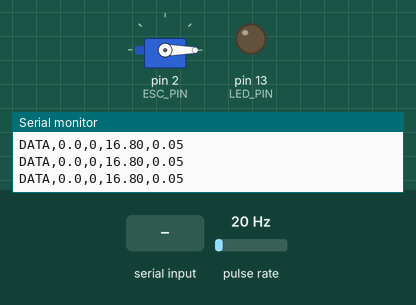
A program run on a simulated Teensy 4. Shown: servo, output pins drawn as LEDs (lit = HIGH), the last lines printed to the serial monitor. Wiring (inferred from the names in the program): pulse sensor: data pin 3. Dashed ring = blinking. Inputs (shaded band) come from the test bench; at power-on: pulse rate 20 Hz.

Above: at 0.1 s.
At 1.2 s:
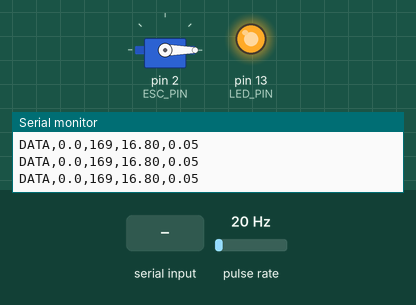
1.3 s: "E90\n" received over Serial
At 1.31 s:
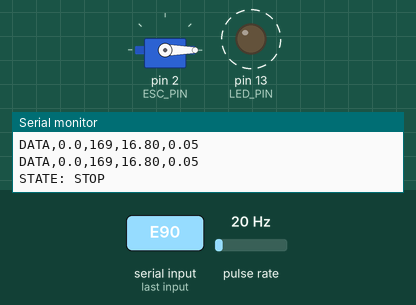
Timing chart, 0 to 10.3 s (numbered marks = the images above; inputs shaded):
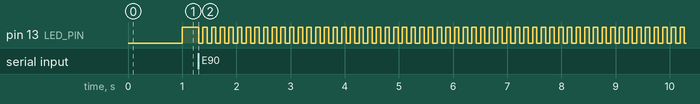

Measured:
- after the input at 1.3 s, pin 13 (LED_PIN): alternates HIGH for 0.08 s and LOW for 0.08 s, starting at once

The program:

main.cpp
```cpp
#include <Arduino.h>
#include <Servo.h>

// ==========================================
// 1. PIN DEFINITIONS & HARDWARE CONFIG
// ==========================================
const int ESC_PIN       = 2;   // PWM output to ESC signal wire (Teensy 4.1 FlexPWM pin)
const int LED_PIN       = 13;  // Built-in status LED
const int RPM_PIN       = 3;   // Optical / Hall tachometer interrupt pin
const int VOLT_PIN      = A0;  // Voltage divider analog pin
const int CURR_PIN      = A1;  // Current sensor analog pin

// Calibration constants (tune once physical sensors are mounted)
float thrust_tare_offset = 0.0f;
float thrust_scale       = 1.0f;
const float VOLT_SCALE   = 11.0f * (3.3f / 1023.0f); // Example 10:1 divider on 3.3V ADC
const float CURR_SCALE   = 30.0f * (3.3f / 1023.0f); // Example 30A sensor on 3.3V ADC
const int   MOTOR_POLES  = 14;                       // 2806.5 brushless motor = 14 poles (7 pole pairs)

// ==========================================
// 2. STATE MACHINE & TIMING VARIABLES
// ==========================================
enum SystemState {
  STATE_IDLE,
  STATE_TESTING,
  STATE_STOP
};

SystemState currentState = STATE_IDLE;
Servo esc;

int targetThrottle = 1000;
unsigned long lastHeartbeatTime = 0;
const unsigned long FAILSAFE_TIMEOUT_MS = 500;

// Telemetry & LED timers
unsigned long lastTelemetryTime = 0;
const unsigned long TELEMETRY_INTERVAL_MS = 20; // 50 Hz broadcast rate

unsigned long lastBlinkTime = 0;
bool ledState = false;

// RPM interrupt counter
volatile unsigned long rpmPulseCount = 0;
unsigned long lastRpmCalcTime = 0;
int currentRpm = 0;

void rpmISR() {
  rpmPulseCount++;
}

// ==========================================
// 3. SENSOR READ & TARE FUNCTIONS
// ==========================================
float readRawThrust() {
  // TODO: Replace with HX711.get_units() once load cell is wired
  // Simulated response tied to throttle so you can test live USB packets right now
  if (currentState == STATE_TESTING && targetThrottle > 1000) {
    float pct = (targetThrottle - 1000) / 1000.0f;
    return (pct * pct) * 1400.0f;
  }
  return 0.0f;
}

void tareLoadCell() {
  thrust_tare_offset = readRawThrust();
  Serial.println("INFO: Load cell tared");
}

int updateRpm() {
  unsigned long now = millis();
  unsigned long dt = now - lastRpmCalcTime;
  if (dt >= 100) { // Calculate RPM every 100 ms
    noInterrupts();
    unsigned long pulses = rpmPulseCount;
    rpmPulseCount = 0;
    interrupts();

    // If no physical tachometer pulses yet during testing, mirror throttle
    if (pulses == 0 && currentState == STATE_TESTING && targetThrottle > 1000) {
      float pct = (targetThrottle - 1000) / 1000.0f;
      currentRpm = (int)(pct * 18000.0f);
    } else {
      float revs = (float)pulses / (MOTOR_POLES / 2.0f);
      currentRpm = (int)((revs / (dt / 1000.0f)) * 60.0f);
    }
    lastRpmCalcTime = now;
  }
  return currentRpm;
}

// ==========================================
// 4. LED STATUS FEEDBACK
// ==========================================
void updateStatusLED() {
  unsigned long now = millis();
  unsigned long interval = 1000;

  if (currentState == STATE_IDLE) {
    interval = 1000; // Slow heartbeat (1 Hz)
  } else if (currentState == STATE_TESTING) {
    interval = 250;  // Fast active blink (4 Hz)
  } else if (currentState == STATE_STOP) {
    interval = 80;   // Rapid strobe warning (12.5 Hz)
  }

  if (now - lastBlinkTime >= interval) {
    ledState = !ledState;
    digitalWrite(LED_PIN, ledState);
    lastBlinkTime = now;
  }
}

// ==========================================
// 5. SETUP
// ==========================================
void setup() {
  Serial.begin(115200);
  Serial.setTimeout(20); // Critical: prevents parseInt() from tripping 500ms failsafe

  pinMode(LED_PIN, OUTPUT);
  pinMode(RPM_PIN, INPUT_PULLUP);
  attachInterrupt(digitalPinToInterrupt(RPM_PIN), rpmISR, FALLING);

  esc.attach(ESC_PIN, 1000, 2000);
  esc.writeMicroseconds(1000);

  tareLoadCell();
  Serial.println("STATE: IDLE");
}

// ==========================================
// 6. MAIN REAL-TIME CONTROL LOOP
// ==========================================
void loop() {
  unsigned long now = millis();

  // --- A. PARSE INCOMING SERIAL COMMANDS ---
  while (Serial.available() > 0) {
    char cmd = Serial.read();

    if (cmd == '\n' || cmd == '\r' || cmd == ' ') {
      continue;
    }

    if (cmd == 'E') {
      // Universal E-Stop overrides every state immediately
      targetThrottle = 1000;
      esc.writeMicroseconds(1000);
      currentState = STATE_STOP;
      Serial.println("STATE: STOP");
    }
    else if (cmd == 'Z') {
      // Zero / Tare load cell
      tareLoadCell();
    }
    else if (cmd == 'A') {
      if (currentState == STATE_IDLE) {
        targetThrottle = 1000;
        esc.writeMicroseconds(1000);
        lastHeartbeatTime = now;
        currentState = STATE_TESTING;
        Serial.println("STATE: TESTING");
      }
    }
    else if (cmd == 'I') {
      if (currentState == STATE_TESTING || currentState == STATE_STOP) {
        targetThrottle = 1000;
        esc.writeMicroseconds(1000);
        currentState = STATE_IDLE;
        Serial.println("STATE: IDLE");
      }
    }
    else if (cmd == 'T') {
      int val = Serial.parseInt();
      if (currentState == STATE_TESTING) {
        targetThrottle = constrain(val, 1000, 2000);
        lastHeartbeatTime = now; // Reset 500ms watchdog timer
      }
    }
  }

  // --- B. STATE MACHINE EXECUTION ---
  switch (currentState) {
    case STATE_IDLE:
      targetThrottle = 1000;
      esc.writeMicroseconds(1000);
      break;

    case STATE_TESTING:
      // Watchdog Failsafe Check
      if (now - lastHeartbeatTime > FAILSAFE_TIMEOUT_MS) {
        targetThrottle = 1000;
        esc.writeMicroseconds(1000);
        currentState = STATE_STOP;
        Serial.println("FAILSAFE: HEARTBEAT TIMEOUT");
        Serial.println("STATE: STOP");
      } else {
        esc.writeMicroseconds(targetThrottle);
      }
      break;

    case STATE_STOP:
      targetThrottle = 1000;
      esc.writeMicroseconds(1000);
      break;
  }

  // --- C. 50 HZ TELEMETRY BROADCAST ---
  if (now - lastTelemetryTime >= TELEMETRY_INTERVAL_MS) {
    lastTelemetryTime = now;

    float thrust_g = (readRawThrust() - thrust_tare_offset) * thrust_scale;
    int   rpm      = updateRpm();

    // Read analog pins (or provide clean nominal fallback if pins are floating/unwired)
    float voltage  = 16.80f; // Replace with: analogRead(VOLT_PIN) * VOLT_SCALE;
    float current  = (currentState == STATE_TESTING && targetThrottle > 1000)
                     ? ((targetThrottle - 1000) / 1000.0f) * 25.0f : 0.05f;
                     // Replace with: analogRead(CURR_PIN) * CURR_SCALE;

    // Broadcast CSV packet: DATA,thrust,rpm,volt,curr
    Serial.printf("DATA,%.1f,%d,%.2f,%.2f\n", thrust_g, rpm, voltage, current);
  }

  // --- D. UPDATE VISUAL STATUS LED ---
  updateStatusLED();
}
```
